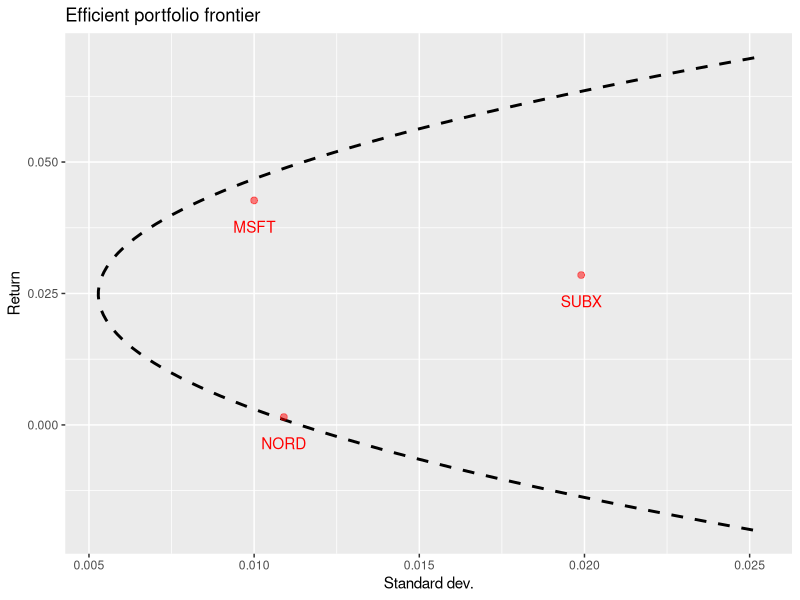
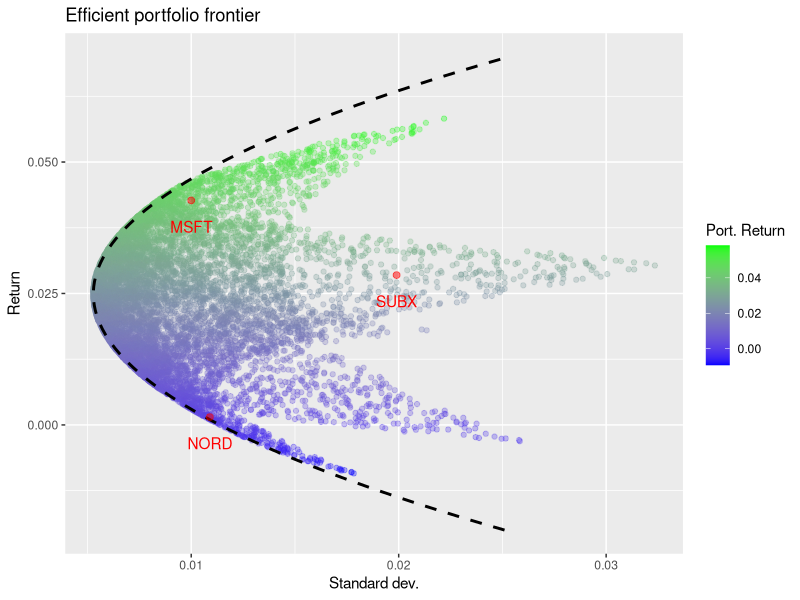

Reproduce these figures in R, in order.
## ---- chunk 1
knitr::opts_chunk$set(echo = TRUE)
library(ggplot2)
library(dplyr)
## ---- chunk 2
asset.names <- c("MSFT", "NORD", "SBUX")
mu.vec = c(0.0427, 0.0015, 0.0285)
names(mu.vec) = asset.names

sigma.mat = matrix(c(0.0100, 0.0018, 0.0011,
                     0.0018, 0.0109, 0.0026,
                     0.0011, 0.0026, 0.0199),
                   nrow=3, ncol=3)

dimnames(sigma.mat) = list(asset.names, asset.names)

mu.vec

sigma.mat
## ---- chunk 3
n = nrow(sigma.mat)

Am.mat = rbind(cbind(2*sigma.mat, rep(1, n)), c(rep(1, n), 0))
Am.mat

b.vec = c(rep(0, 3), 1)
b.vec

z.m.mat = solve(Am.mat)%*%b.vec
z.m.mat

m.vec = z.m.mat[1:3,1]
m.vec

## ---- chunk 4
mu.gmin = t(m.vec) %*% mu.vec
mu.gmin

## ---- chunk 5

sig2.gmin = t(m.vec) %*% sigma.mat %*% m.vec
sig.gmin = sqrt(sig2.gmin)

sig2.gmin
sig.gmin
## ---- chunk 6
n <- nrow(sigma.mat)
A.mat_1 = cbind(2*sigma.mat, mu.vec, rep(1, n))
A.mat_1

A.mat_2 = c(mu.vec, 0, 0)
A.mat_2

A.mat_3 = c(rep(1, 3), 0, 0)
A.mat_3

A.mat = rbind(A.mat_1, A.mat_2, A.mat_3)
A.mat

bmsft.vec = c(rep(0, n), mu.vec["MSFT"], 1)
bmsft.vec

z.mat = solve(A.mat)%*%bmsft.vec
x.vec = z.mat[1:n,]
x.vec
## ---- chunk 7
# step 1 - Build a function that gives the variance of the efficient protifolio
efi.Front.weights <- function(x, mu.vec, sigma.mat){
  n <- nrow(sigma.mat)
  A.mat = rbind(cbind(2*sigma.mat, mu.vec, rep(1, n)), c(mu.vec, 0, 0), c(rep(1, 3), 0, 0))
  
  b0 = c(rep(0, n), x, 1)
  
  z.mat = solve(A.mat)%*%b0
  w.vec = z.mat[1:n,]
  
  return(w.vec)
}

# step 2 - Build a grid of points of the efficient frontier
tbl.eff <- tibble(mu=seq(from=-0.02, to=0.07, length.out=100), sd=as.numeric(NA))

# step 3 - For each point in the grid calculate its minimum variance
for (lin in 1:nrow(tbl.eff)) {
  w <- efi.Front.weights(tbl.eff$mu[lin], mu.vec, sigma.mat)
  
  tbl.eff$sd[lin] <- t(w)%*% sigma.mat %*%w
}

# Original assets
tbl.points <- tibble(mu=mu.vec, sd=diag(sigma.mat))

ggplot() +
  geom_path(mapping = aes(x=sd, y=mu), data = tbl.eff, size = 1, linetype = "dashed", colour ="black") +
  geom_point(mapping = aes(x=sd, y=mu), data = tbl.points, colour = "red", size=2, alpha=0.5) +
  geom_text(mapping = aes(x=sd, y=mu-0.005, label=c("MSFT", "NORD", "SUBX")), data = tbl.points, colour = "red") +
  labs(title = "Efficient portfolio frontier",
       x="Standard dev.",
       y="Return",
       color = "Port. Return") + scale_color_gradient(low="blue", high="green")



# step 4 - Populate the graph with other portifolio choices.
M=10000
tbl.random <- tibble(id=1:M, mu=as.numeric(NA), sd=as.numeric(NA))
w1 <- runif(n=M, min = (1/3-1/2), max = (1/3+1/2))
w2 <- runif(n=M, min = (1/3-1/2), max = (1/3+1/2))
w3 <- 1-w1 -w2
W=matrix(NA, ncol = 3, nrow = M)
for(i in 1: M){
  col.selector <- sample(1:3, size = 3, replace = FALSE)
  W[i, col.selector]<- c(w1[i], w2[i], w3[i])
}

tbl.random$mu <- W%*% mu.vec
for(i in 1:nrow(tbl.random)){
  tbl.random$sd[i] <- W[i,] %*% sigma.mat %*% as.matrix(W[i,])   
}

ggplot() +
  geom_point(mapping = aes(x=sd, y=mu, colour = mu), data = tbl.random, alpha=0.3) +
  geom_path(mapping = aes(x=sd, y=mu), data = tbl.eff, size = 1, linetype = "dashed", colour ="black") +
  geom_point(mapping = aes(x=sd, y=mu), data = tbl.points, colour = "red", size=2, alpha=0.5) +
  geom_text(mapping = aes(x=sd, y=mu-0.005, label=c("MSFT", "NORD", "SUBX")), data = tbl.points, colour = "red") +
  labs(title = "Efficient portfolio frontier",
       x="Standard dev.",
       y="Return",
       color = "Port. Return") + scale_color_gradient(low="blue", high="green")

